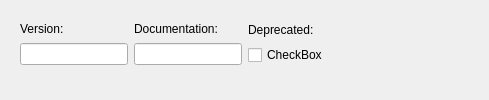
          <widget class="QWidget" name="DocTab">
           <attribute name="title">
            <string>Documentation</string>
           </attribute>
           <layout class="QHBoxLayout" name="horizontalLayout_8">
            <item>
             <widget class="QWidget" name="widget_3" native="true">
              <layout class="QHBoxLayout" name="horizontalLayout">
               <property name="rightMargin">
                <number>150</number>
               </property>
               <item>
                <layout class="QVBoxLayout" name="verticalLayout_3">
                 <property name="bottomMargin">
                  <number>15</number>
                 </property>
                 <item>
                  <widget class="QLabel" name="VersionLabel">
                   <property name="text">
                    <string>Version:</string>
                   </property>
                  </widget>
                 </item>
                 <item>
                  <widget class="QLineEdit" name="VersionEditText"/>
                 </item>
                </layout>
               </item>
               <item>
                <layout class="QVBoxLayout" name="verticalLayout_6">
                 <property name="bottomMargin">
                  <number>15</number>
                 </property>
                 <item>
                  <widget class="QLabel" name="DocumentationLabel">
                   <property name="text">
                    <string>Documentation:</string>
                   </property>
                  </widget>
                 </item>
                 <item>
                  <widget class="QLineEdit" name="documentationEditText"/>
                 </item>
                </layout>
               </item>
               <item>
                <layout class="QVBoxLayout" name="verticalLayout_7">
                 <property name="bottomMargin">
                  <number>15</number>
                 </property>
                 <item>
                  <widget class="QLabel" name="DeprecateLabel">
                   <property name="text">
                    <string>Deprecated:</string>
                   </property>
                  </widget>
                 </item>
                 <item>
                  <widget class="QCheckBox" name="DocumentationcheckBox">
                   <property name="text">
                    <string>CheckBox</string>
                   </property>
                  </widget>
                 </item>
                </layout>
               </item>
              </layout>
             </widget>
            </item>
           </layout>
          </widget>
